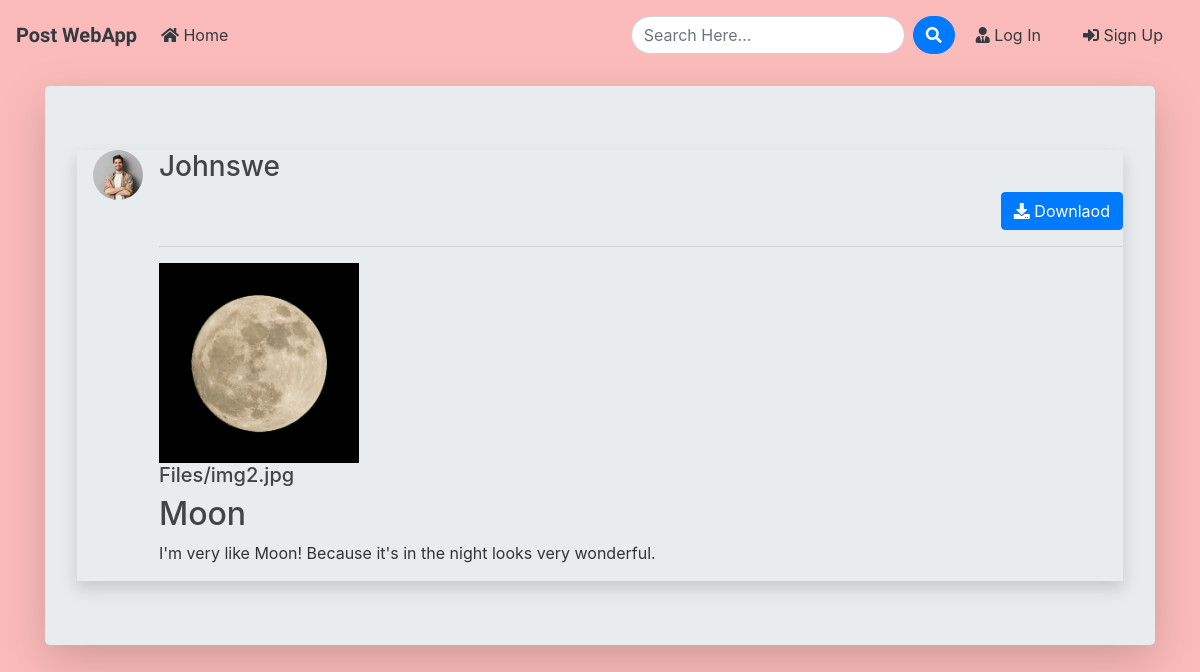
The app's page /post/2/ with its own data.
### blog/models.py (models this page shows, shortened)
class Post(models.Model):
	title = models.CharField(max_length=100)
	file = models.FileField(null=True,blank=True,upload_to='Files')
	content = models.TextField()
	date_posted = models.DateTimeField(default=timezone.now)
	author = models.ForeignKey(User, on_delete=models.CASCADE)
	def extension(self):
		name, extension = os.path.splitext(self.file.name)
		return extension

### users/models.py (models this page shows, shortened)
class Profile(models.Model):
    user = models.OneToOneField(User, on_delete=models.CASCADE)
    image = models.ImageField(default='default.jpg', upload_to='profile_pics')

### blog/views.py (the view)
# urls.py: path('post/<int:pk>/', PostDetailView.as_view(), name='post-detail'),
class PostDetailView(DetailView):
    model = Post
    template_name = 'blog/post_detail.html'

### blog/templates/blog/post_detail.html (shortened to what this page needs)
{% extends "blog/base.html" %}
{% block content %}
<div class="jumbotron mt-3 shadow-lg">
<article class="media content-section shadow ">
   <a href="{{ object.author.profile.image.url }} " target="_blank"> <img src="{{ object.author.profile.image.url }}  " alt="" class="article-img rounded-circle img-fluid mr-3 ml-3" style="width: 50px; height: 50px; object-fit: cover;">
   </a>
    <div class="media-body">
      <div class="">
        <div class="d-flex justify-content-between">
        <a class="mr-2 mt-0 mb-0  text-dark" href="{% url 'user-posts' object.author.username  %}"><h3>{{ object.author }}</h3></a>
        </div>
        {% if object.author != user %}
          <div class="form-group mt-0 pt-0 d-flex justify-content-end">
            <a href="{{ object.file.url }}" download class="btn btn-primary flex-last" type="submit"><i class="fas fa-download"></i> Downlaod</a>
          </div>
        {% endif %}
        <hr>
      </div>
      <div>
        {% if object.file %}
          {% if object.extension == '.jpg' or object.extension == 'jpeg' or object.extension == 'png' %}
            <a href="{{ object.file.url }}"  download ><img src="{{ object.file.url }}" alt="" class="img-fluid" style="height: 200px;width: 200px;object-fit: cover"></a>
            <a href="{{ object.file.url }}"  download class="text-dark"><h5>{{ object.file }}</h5></a>
          {% else %}
            <a href="{{ object.file.url }}"  download class="text-dark"><h5>{{ object.file }}</h5></a>
          {% endif %}
        {% endif %}
      </div>
      <h2>{{ object.title }}</h2>
      <p class="article-content">{{ object.content }}</p>
    </div>
  </article>
{% endblock content %}

### blog/static/blog/style.css (style rules this page uses)
body { background: #FCBBBB; color: #333333; margin-top: 0; }
h1, h2, h3, h4, h5, h6 { color: #444444; }

### records on screen
Post: author.profile.image (picture), author "Johnswe", file (picture), file "Files/img2.jpg", title "Moon", content "I'm very like Moon! Because it's in the night looks very wonderful."
